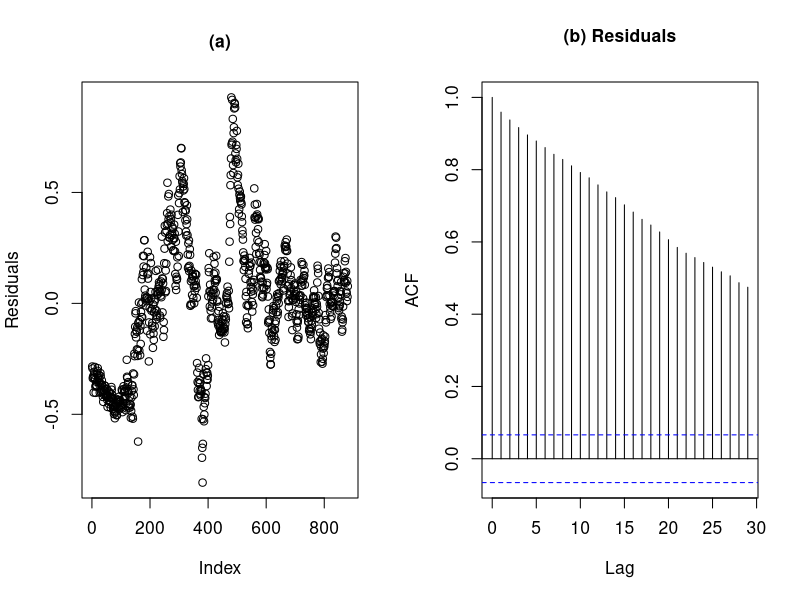

Recreate this plot in R.
#  Example 13.8 and Figure 13.11

dat = read.table(file="2_WeekInt.txt",header=T)
attach(dat)
cm10_dif = diff( cm10 )
aaa_dif = diff( aaa )
cm30_dif = diff( cm30 )

fit1 = lm(aaa_dif~cm10_dif+cm30_dif)
fit2 = lm(aaa~cm10+cm30)

summary(fit1)
summary(fit2)

postscript("WeekIntNoDifResid.ps",height=3.5,width=7)     #  Figure 13.11
par(mfrow=c(1,2),cex.axis=1.05,cex.lab=1.05,lwd=1,cex.main=1.05)
plot(residuals(fit2),ylab="Residuals",main="(a)")
acf(residuals(fit2),main="(b) Residuals")
graphics.off()





